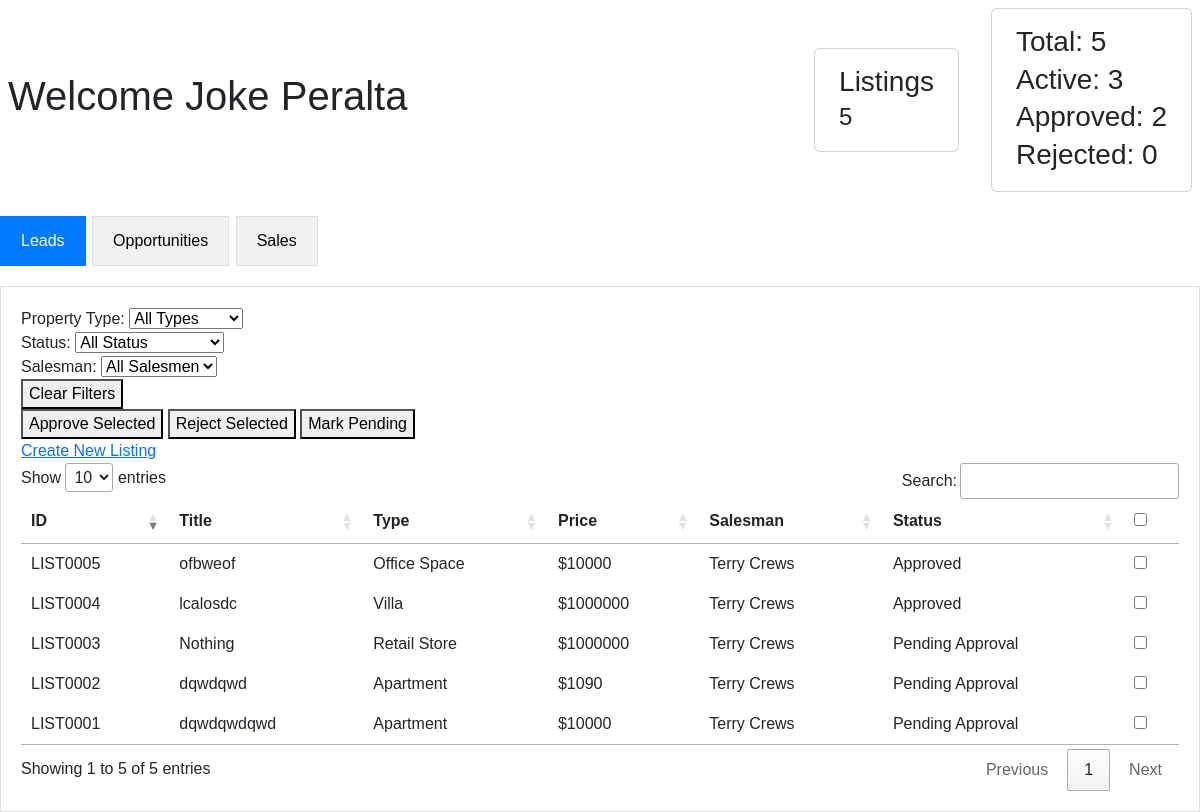
The page /dashboard/manager/ (signed in) on the database as committed earlier.
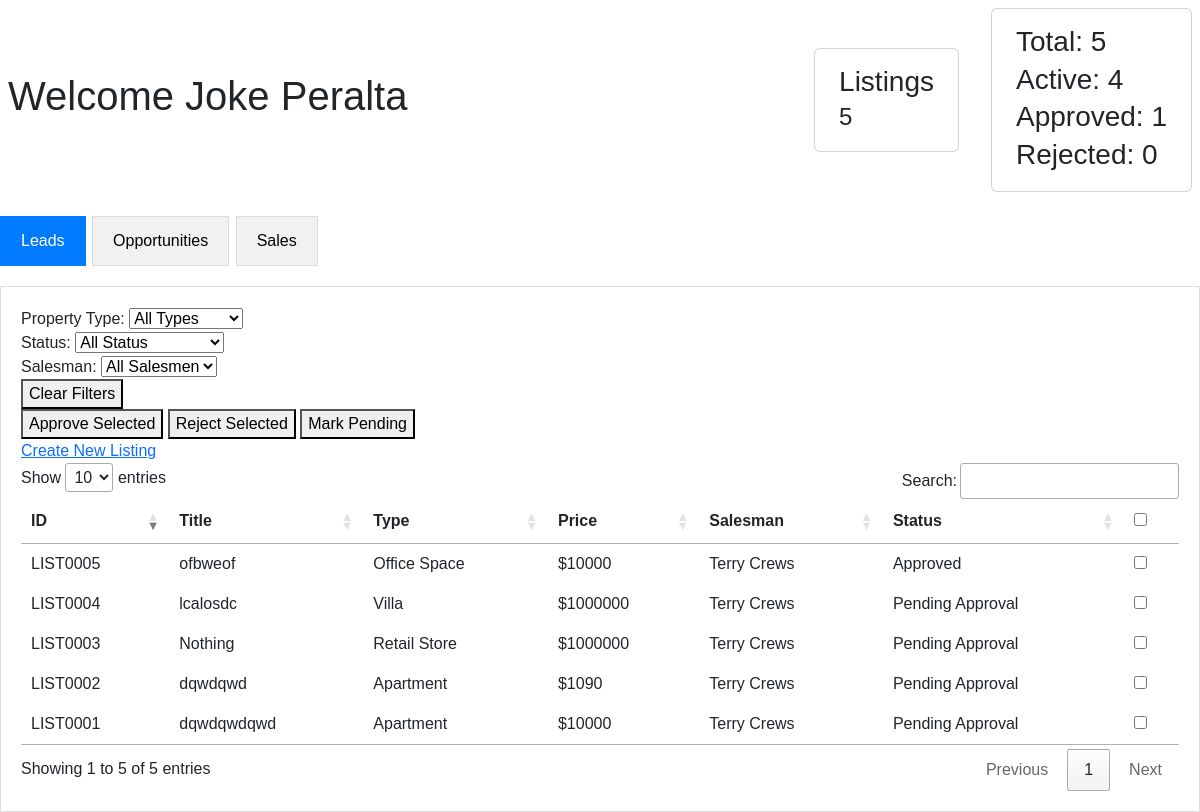
The same page on the database as committed later.
### inventory/models.py (models this page shows, shortened)
class Listing(models.Model):
    class typeChoices(models.TextChoices):
        VILLA = "Villa", "Villa"
        APARTMENT = "Apartment", "Apartment"
        WAREHOUSE = "Warehouse", "Warehouse"
        RETAIL_STORE = "Retail", "Retail Store"
        OFFICE_SPACE = "Office", "Office Space"
    class leadStatusChoices(models.TextChoices):
        PENDING = "Pending", "Pending Approval"
        REJECTED = "Rejected", "Rejected"
        APPROVED = "Approved", "Approved"
    class oppStatusChoices(models.TextChoices):
        PROSPECTING = "Prospecting", "Prospecting"
        NEGOTIATING = "Negotiating", "Negotiating"
        PENDING = "Pending", "Pending Approval"
        REJECTED = "Rejected", "Rejected"
        APPROVED = "Approved", "Approved"
    class saleStatusChoices(models.TextChoices):
        PROCESSING = "Processing", "Processing"
        CLOSED_WON = "ClosedW", "Closed Won"
        CLOSED_LOST = "ClosedL", "Closed Lost"
    id = models.CharField(max_length=10, primary_key=True)
    branch  = models.ForeignKey(
        'org.Branch',
        on_delete=models.CASCADE,
        related_name='listings'
    )
    type = models.TextField(
        choices=typeChoices.choices,
        default=typeChoices.APARTMENT)
    proposed_price = models.DecimalField(max_digits=12, decimal_places=2)
    title = models.CharField(max_length=200)
    address = models.TextField()
    city = models.CharField(max_length=100)
    lead_status = models.TextField(
        choices=leadStatusChoices.choices,
        default=leadStatusChoices.PENDING
    )
    lead_approved_by = models.ForeignKey(
        'accounts.User',
        on_delete=models.SET_NULL,
        null=True,
        blank=True,
        related_name='approved_leads'
    )
    lead_approved_at = models.DateTimeField(null=True, blank=True)
    opp_status = models.TextField(
        choices=oppStatusChoices.choices,
        default=oppStatusChoices.PENDING,
        null=True, blank=True
    )
    opp_approved_by = models.ForeignKey(
        'accounts.User',
        on_delete=models.SET_NULL,
        null=True,
        blank=True,
        related_name='approved_opportunities'
    )
    opp_approved_at = models.DateTimeField(null=True, blank=True)
    sale_status = models.TextField(
        choices=saleStatusChoices.choices,
        default=saleStatusChoices.PROCESSING,
        null=True, blank=True
    )
    sale_closed_at = models.DateTimeField(null=True, blank=True)
    sale_price = models.DecimalField(max_digits=12, decimal_places=2, null=True, blank=True)
    created_at = models.DateTimeField(auto_now_add=True)
    updated_at = models.DateTimeField(auto_now=True)
    is_active = models.BooleanField(default=True)
    assigned_salesman = models.ForeignKey(
        'accounts.User',
        on_delete=models.SET_NULL,
        null=True,
        blank=True,
        related_name='assigned_salesmen',
        limit_choices_to={'role': 'Salesman'},
    )
    comments = models.CharField(null=True, max_length=100, blank=True)

### accounts/models.py (models this page shows, shortened)
class User(AbstractUser):
    class Role(models.TextChoices):
        CEO = "CEO", "CEO",
        MANAGER = "Manager", "Manager",
        SALESMAN = "Salesman", "Salesman"
    role = models.CharField(
        max_length=20,
        choices=Role.choices,
        default=Role.SALESMAN
    )
    branch = models.ForeignKey(
        'org.Branch',
        on_delete=models.SET_NULL,
        null=True,
        blank=True,
        related_name='users'
    )

### dashboards/views.py (the view, shortened to what this page needs)
# urls.py: path('manager/', views.manager_dashboard, name='manager_dashboard'),
@login_required
@user_passes_test(is_manager)
def manager_dashboard(request):
    listings = listings_visible_to(request.user)
    lead_count = listings.filter(
        Q(lead_status=Listing.leadStatusChoices.PENDING) |
        Q(lead_status=Listing.leadStatusChoices.APPROVED) |
        Q(lead_status=Listing.leadStatusChoices.REJECTED)).count()
    lead_active_count = listings.filter(lead_status=Listing.leadStatusChoices.PENDING).count()
    lead_approved_count = listings.filter(lead_status=Listing.leadStatusChoices.APPROVED).count()
    lead_rejected_count = listings.filter(lead_status=Listing.leadStatusChoices.REJECTED).count()
    opp_count = listings.filter(
        Q(opp_status=Listing.oppStatusChoices.PENDING) |
        Q(opp_status=Listing.oppStatusChoices.PROSPECTING) |
        Q(opp_status=Listing.oppStatusChoices.NEGOTIATING) |
        Q(opp_status=Listing.oppStatusChoices.APPROVED) |
        Q(opp_status=Listing.oppStatusChoices.REJECTED)).count()
    opp_active_count = listings.filter(
        Q(opp_status=Listing.oppStatusChoices.PENDING) |
        Q(opp_status=Listing.oppStatusChoices.PROSPECTING) |
        Q(opp_status=Listing.oppStatusChoices.NEGOTIATING)).count()
    opp_approved_count = listings.filter(opp_status=Listing.oppStatusChoices.APPROVED).count()
    opp_rejected_count = listings.filter(opp_status=Listing.oppStatusChoices.REJECTED).count()
    sale_count = listings.filter(
        Q(sale_status=Listing.saleStatusChoices.PROCESSING) |
        Q(sale_status=Listing.saleStatusChoices.CLOSED_WON) |
        Q(sale_status=Listing.saleStatusChoices.CLOSED_LOST)).count()
    sale_active_count = listings.filter(sale_status=Listing.saleStatusChoices.PROCESSING).count()
    sale_won_count = listings.filter(sale_status=Listing.saleStatusChoices.CLOSED_WON).count()
    sale_lost_count = listings.filter(sale_status=Listing.saleStatusChoices.CLOSED_LOST).count()
    stage = request.POST.get('stage', 'lead')
    context = {
        'listings': listings,
        'lead_count': lead_count,
        'lead_active_count': lead_active_count,
        'lead_approved_count': lead_approved_count,
        'lead_rejected_count': lead_rejected_count,
        'opp_count': opp_count,
        'opp_active_count': opp_active_count,
        'opp_approved_count': opp_approved_count,
        'opp_rejected_count': opp_rejected_count,
        'sale_count': sale_count,
        'sale_active_count': sale_active_count,
        'sale_won_count': sale_won_count,
        'sale_lost_count': sale_lost_count,
        'stage': stage
    }
    return render(request, 'dashboards/manager_dashboard.html', context)

### dashboards/views.py (called while the page is built)
def is_manager(user):
    return user.groups.filter(name='Manager').exists()

### inventory/views.py (called while the page is built)
def listings_visible_to(user):
    if not user.is_authenticated:
        return Listing.objects.none()
    if user.role == 'Salesman':
        return Listing.objects.filter(
            branch=user.branch,
            assigned_salesman=user
        )
    elif user.role == 'Manager':
        return Listing.objects.filter(branch=user.branch)
    elif user.role == 'CEO':
        return Listing.objects.all()
    return Listing.objects.none()

### dashboards/templates/dashboards/manager_dashboard.html (shortened to what this page needs)
{% extends 'dashboards/base_dashboard.html' %}
{% block content %}
{{ block.super }}
<div id="lead" class="tabcontent" style="display: block;">
    <form method="post" id="batch-form-leads">
        <div>
            <div>
                <label>Property Type:</label>
                <select id="typeFilterLeads">
                    <option value="">All Types</option>
                </select>
            </div>
            <div>
                <label>Status:</label>
                <select id="statusFilterLeads">
                    <option value="">All Status</option>
                </select>
            </div>
            <div>
                <label>Salesman:</label>
                <select id="salesmanFilterLeads">
                    <option value="">All Salesmen</option>
                </select>
            </div>
            <div>
                <button type="button" id="clearFiltersLeads">Clear Filters</button>
            </div>
        </div>
        <div>
            <div>
                <button type="button" onclick="setAction('approve','leads')">
                    Approve Selected
                </button>
                <button type="button" onclick="setAction('reject','leads')">
                    Reject Selected
                </button>
                <button type="button" onclick="setAction('pending','leads')">
                    Mark Pending
                </button>
                {% if perms.inventory.add_listing %}
                <div>
                    <a href="{% url 'inventory:listing_create_manager' %}">
                        Create New Listing
                    </a>
                </div>
                {% endif %}
            </div>
        </div>
        <div>
            {% if listings %}
            <table id="manager-leads-table">
                <thead>
                    <tr>
                        <th>ID</th>
                        <th>Title</th>
                        <th>Type</th>
                        <th>Price</th>
                        <th>Salesman</th>
                        <th>Status</th>
                        <th><input type="checkbox" id="select_all" onchange="toggleSelectAll(this)"> </th>
                    </tr>
                </thead>
                <tbody>
                    {% for listing in listings %}
                    <tr>
                        <td>{{ listing.id }}</td>
                        <td>{{ listing.title }}</td>
                        <td>{{ listing.get_type_display }}</td>
                        <td>${{ listing.proposed_price|floatformat:0 }}</td>
                        <td>{{ listing.assigned_salesman.get_full_name|default:listing.assigned_salesman.username|default:"—" }}</td>
                        <td>
                            <span>
                                {{ listing.get_lead_status_display }}
                            </span>
                        </td>
                        <td>
                            <input type="checkbox" name="listing_ids" value="{{ listing.id }}" class="listing-checkbox">
                        </td>
                    </tr>
                    {% endfor %}
                </tbody>
            </table>
            {% else %}
            <p>No listings found.</p>
            {% endif %}
        </div>
    </form>
</div>
{% endblock %}

### dashboards/templates/dashboards/base_dashboard.html (shortened to what this page needs)
{% extends 'base.html' %}
{% block content %}
<div class="d-flex align-items-center gap-4 mb-4">
    <h1 class="flex-grow-1 mb-0 ms-2">Welcome {{ user.get_full_name }}</h1>
    <div class="card flex-shrink-1 mt-2 me-2">
        <div class="card-body py-3 px-4">
            <h3 class="card-title mb-1">Listings</h3>
            <h4 class="mb-1">{{ listings|length }}</h4>
        </div>
    </div>
    <div class="stats-group" id="stats-lead">
        <div class="card flex-shrink-1 mt-2 me-2">
            <div class="card-body py-3 px-4">
                <h3 class="card-title mb-1">Total: {{ lead_count }}</h3>
                <h3 class="card-title mb-1">Active: {{ lead_active_count }}</h3>
                <h3 class="card-title mb-1">Approved: {{ lead_approved_count }}</h3>
                <h3 class="card-title mb-1">Rejected: {{ lead_rejected_count }}</h3>
            </div>
        </div>
    </div>
</div>
<div class="menu">
    <button class="tablinks" onclick="switchTab(event, 'lead')">Leads</button>
    <button class="tablinks" onclick="switchTab(event, 'opportunity')">Opportunities</button>
    <button class="tablinks" onclick="switchTab(event, 'sale')">Sales</button>
</div>
{% endblock %}

Rows that differ between the two databases and show on the page:
changed Listing "LIST0004": lead_status "Approved" → "Pending Approval"
Other text that changed with them:
{{ lead_active_count }}: "3" → "4"
{{ lead_approved_count }}: "2" → "1"
